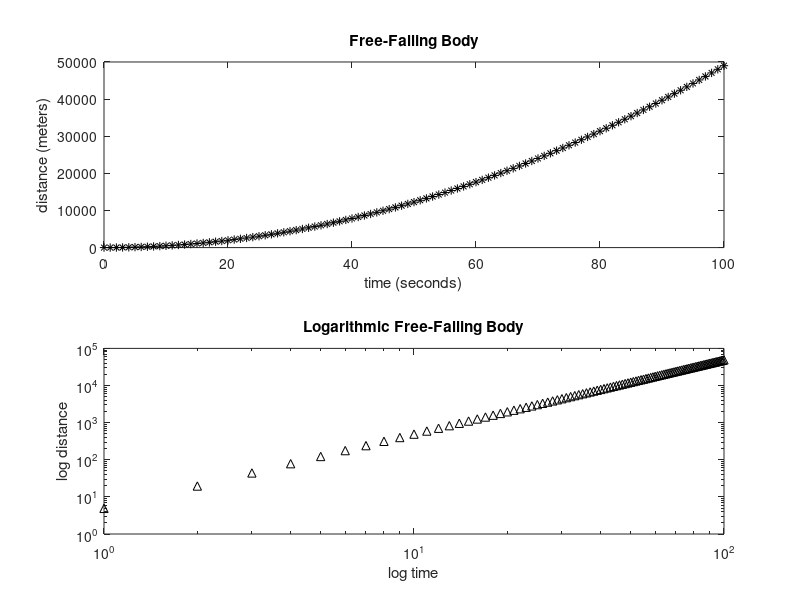

Write the MATLAB code that produced this figure.
%PSet1Task3

t = 0:100;
g = 9.8;
d = 0.5*g.*(t.^2);

subplot(2,1,1);
plot(t,d,'k*');
title('Free-Falling Body');
xlabel('time (seconds)');
ylabel('distance (meters)');
subplot(2,1,2);
loglog(t,d,'k^');
title('Logarithmic Free-Falling Body');
xlabel('log time');
ylabel('log distance');
